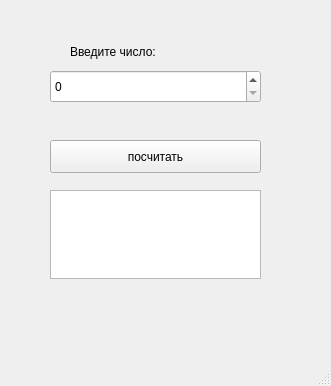
<?xml version="1.0" encoding="UTF-8"?>
<ui version="4.0">
 <class>MainWindow</class>
 <widget class="QMainWindow" name="MainWindow">
  <property name="geometry">
   <rect>
    <x>0</x>
    <y>0</y>
    <width>331</width>
    <height>386</height>
   </rect>
  </property>
  <property name="windowTitle">
   <string>MainWindow</string>
  </property>
  <widget class="QWidget" name="centralwidget">
   <widget class="QPushButton" name="pushButton">
    <property name="geometry">
     <rect>
      <x>50</x>
      <y>140</y>
      <width>211</width>
      <height>33</height>
     </rect>
    </property>
    <property name="text">
     <string>посчитать</string>
    </property>
   </widget>
   <widget class="QTextEdit" name="textEdit">
    <property name="geometry">
     <rect>
      <x>50</x>
      <y>190</y>
      <width>211</width>
      <height>89</height>
     </rect>
    </property>
   </widget>
   <widget class="QLabel" name="label">
    <property name="geometry">
     <rect>
      <x>70</x>
      <y>40</y>
      <width>171</width>
      <height>24</height>
     </rect>
    </property>
    <property name="text">
     <string>Введите число:</string>
    </property>
   </widget>
   <widget class="QSpinBox" name="spinBox">
    <property name="geometry">
     <rect>
      <x>50</x>
      <y>70</y>
      <width>211</width>
      <height>33</height>
     </rect>
    </property>
    <property name="maximum">
     <number>1000000</number>
    </property>
   </widget>
  </widget>
  <widget class="QMenuBar" name="menubar">
   <property name="geometry">
    <rect>
     <x>0</x>
     <y>0</y>
     <width>331</width>
     <height>29</height>
    </rect>
   </property>
  </widget>
  <widget class="QStatusBar" name="statusbar"/>
 </widget>
 <resources/>
 <connections/>
</ui>
